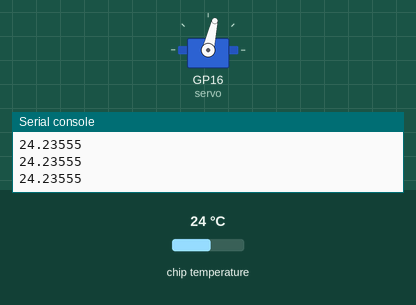
Simulated run of this program. Board: Raspberry Pi Pico running MicroPython. Shown: servo, the last lines printed to the serial console. Inputs (shaded band) come from the test bench; at power-on: chip temperature 24 °C. Servo angles are drawn from the pulse width (0.5 ms = 0°, 2.5 ms = 180°).

Above: at 1.2 s.
1.3 s: chip temperature set to 1 °C
At 1.9 s:
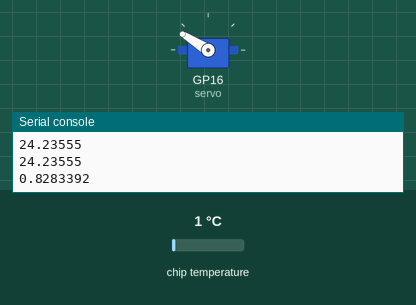
3.0 s: chip temperature set to 11 °C
At 4.2 s:
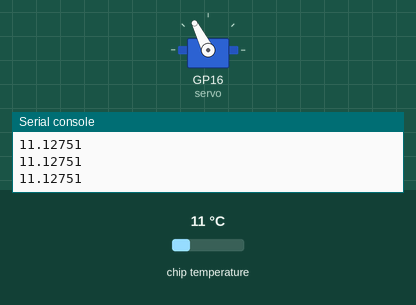
4.5 s: chip temperature set to 22 °C
At 5.5 s:
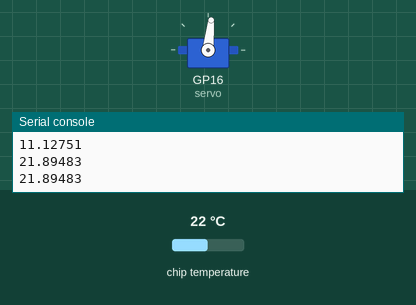
6.0 s: chip temperature set to 34 °C
At 6.7 s:
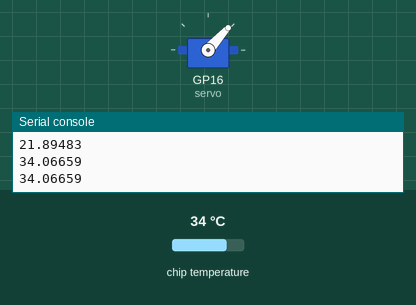
7.5 s: chip temperature set to 44 °C
At 7.8 s:
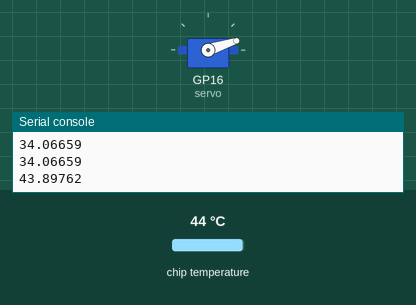
9.0 s: chip temperature set to 9 °C
At 10.2 s:
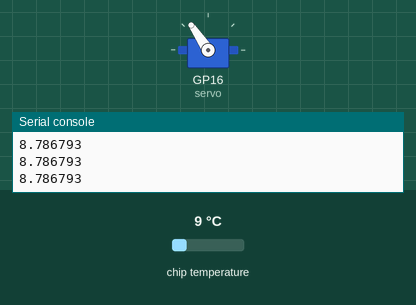
Timing chart, 0 to 11.5 s (numbered marks = the images above; inputs shaded):
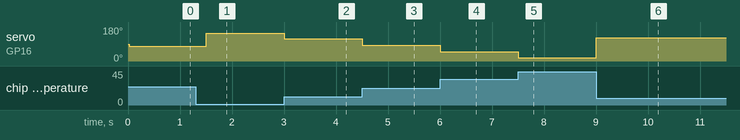

Measured:
- after the input at 1.3 s, servo on GP16 (servo): 77° → 148° after 0.20 s
- after the input at 3.0 s, servo on GP16 (servo): 148° → 117° at once
- after the input at 4.5 s, servo on GP16 (servo): 117° → 84° at once
- after the input at 6.0 s, servo on GP16 (servo): 84° → 48° at once
- after the input at 7.5 s, servo on GP16 (servo): 48° → 18° at once
- after the input at 9.0 s, servo on GP16 (servo): 18° → 124° at once

The program:

06_thermometer.py
```python
from machine import Pin, PWM, ADC
from utime import sleep

servo = PWM(Pin(16))
servo.freq(50) # pulse every 20ms

temp_sensor = ADC(4)
points_per_volt = 3.3 / 65535

def read_temp_c():
    reading = temp_sensor.read_u16() * points_per_volt
    temp_c = 27 - (reading - 0.706)/0.001721
    return temp_c

def set_angle(angle, min_pulse_us=500, max_pulse_us=2500):
    us_per_degree = (max_pulse_us - min_pulse_us) / 180
    pulse_us = us_per_degree * angle + min_pulse_us
    # duty 0 to 1023. At 50Hz, each duty_point is 20000/65535 = 0.305 µs/duty_point
    duty = int(pulse_us / 0.305)
    #print("angle=" + str(angle) + " pulse_us=" + str(pulse_us) + " duty=" + str(duty))
    servo.duty_u16(duty)

angle = 90
set_angle(90)
min_angle = 10
max_angle = 160
min_temp = 0
max_temp = 50
angle_per_degree_c = (max_angle - min_angle) / (max_temp - min_temp)

while True:
    temp_c = read_temp_c()
    print(temp_c)
    angle = min_angle + (temp_c - min_temp) * angle_per_degree_c
    if angle >= min_angle and angle <= max_angle:
        set_angle(max_angle - angle)
    sleep(0.5)
```
